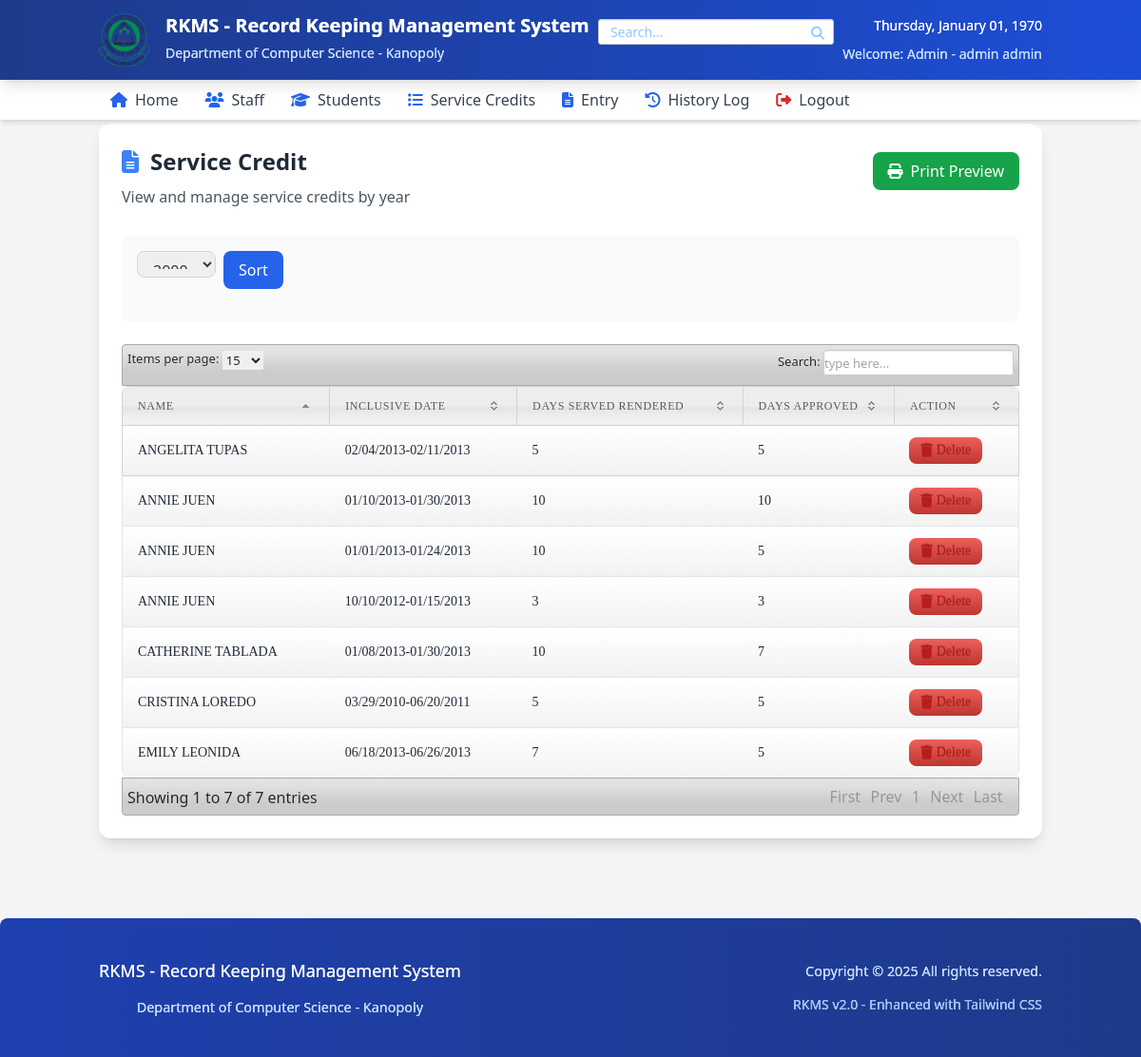
Before: /tailwind_sort_leave.php (signed in) with the older database file.
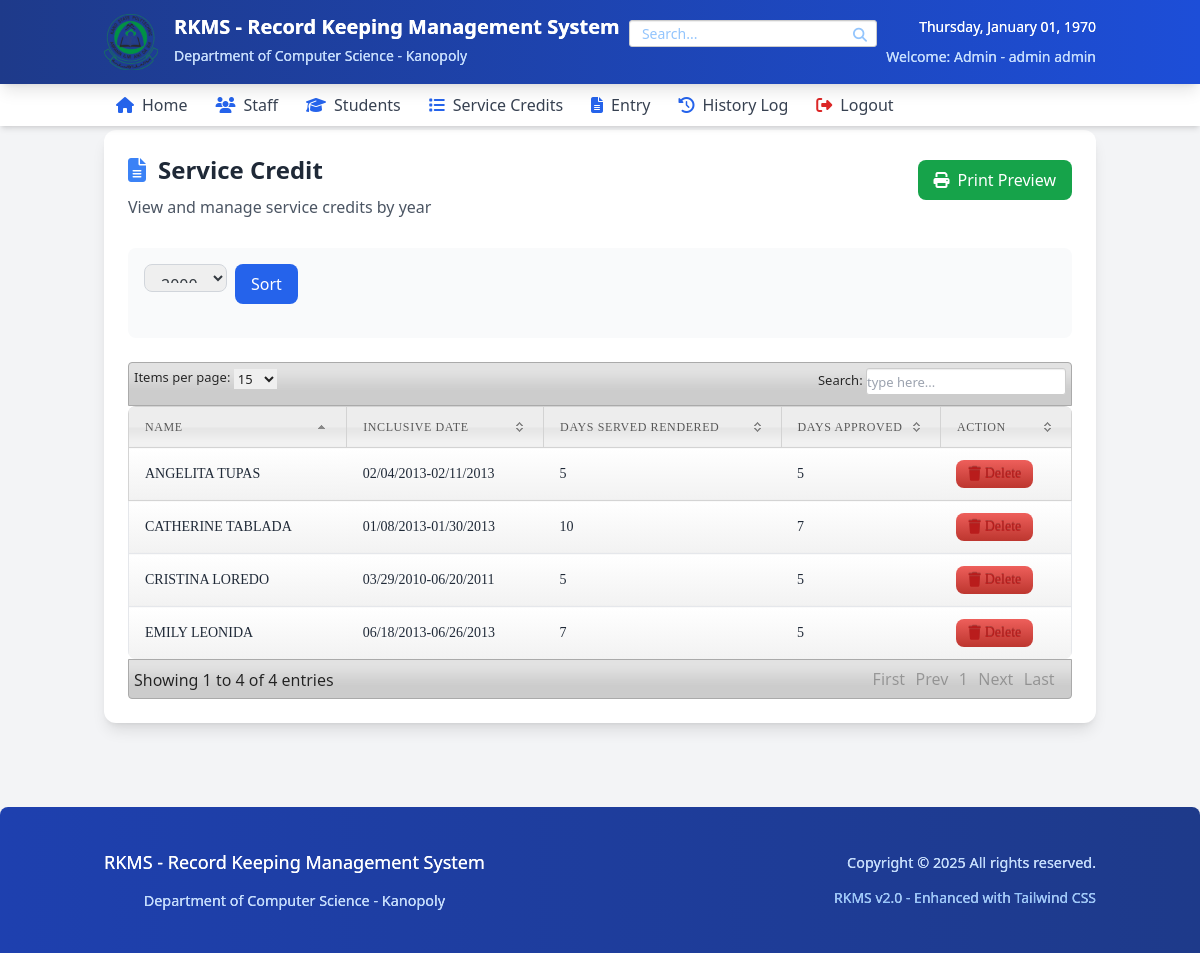
After: the same page with the newer database file.
### tables this page shows
CREATE TABLE `leave_record` (
  `leave_id` int(11) NOT NULL,
  `employeeID` int(11) NOT NULL,
  `No_of_Days` int(5) NOT NULL,
  `No_of_Days_approved` int(5) NOT NULL,
  `from_date` varchar(100) NOT NULL,
  `to_date` varchar(100) NOT NULL
);

CREATE TABLE `employee` (
  `employeeID` int(11) NOT NULL,
  `Position` varchar(50) NOT NULL,
  `salary_grade` int(11) NOT NULL,
  `step` int(11) NOT NULL,
  `LastName` varchar(50) NOT NULL,
  `FirstName` varchar(50) NOT NULL,
  `MiddleName` varchar(50) NOT NULL,
  `Sex` varchar(10) NOT NULL,
  `Date_of_Birth` varchar(50) NOT NULL,
  `birth_place` varchar(100) NOT NULL,
  `tin` varchar(50) NOT NULL,
  `Eligibility` varchar(50) NOT NULL,
  `RemarkID` int(11) NOT NULL,
  `School` varchar(150) NOT NULL,
  `location` varchar(200) NOT NULL,
  `height` varchar(3) NOT NULL,
  `weight` varchar(5) NOT NULL,
  `civil_status` varchar(50) NOT NULL,
  `citizenship` varchar(50) NOT NULL,
  `blood_type` varchar(10) NOT NULL,
  `gsis` varchar(100) NOT NULL,
  `pag_ibig` varchar(100) NOT NULL,
  `PHILHEALTH` varchar(100) NOT NULL,
  `SSS` varchar(100) NOT NULL,
  `Authorized_Salary` varchar(100) NOT NULL,
  `Actual_Salary` varchar(100) NOT NULL,
  `Status` varchar(50) NOT NULL,
  `Civil_Service_Eligibility` varchar(100) NOT NULL,
  `Remarks` varchar(100) NOT NULL,
  `Residential_Address` varchar(100) NOT NULL,
  `ZIP_CODE1` varchar(20) NOT NULL,
  `Telephone_NO` varchar(20) NOT NULL,
  `Permanent_Address` varchar(100) NOT NULL,
  `ZIP_CODE2` varchar(20) NOT NULL,
  `Email_Address` varchar(100) NOT NULL,
  `Cellphone_NO` varchar(15) NOT NULL,
  `Agency_Employee_NO` varchar(20) NOT NULL,
  `Item_Number` varchar(50) NOT NULL,
  `Area_Code` varchar(50) NOT NULL,
  `Area_Type` varchar(50) NOT NULL,
  `ATTRIBUTION` varchar(50) NOT NULL,
  `Employee_No` varchar(50) NOT NULL,
  `qualification` varchar(100) NOT NULL,
  `Classification` varchar(100) NOT NULL,
  `District` varchar(100) NOT NULL
);

### tailwind_sort_leave.php (the view, shortened to what the changed rows need)
<?php
include('dbcon.php');
include('tailwind_header.php');
?>
<body class="bg-gray-100 m-0 p-0">
    <?php include('tailwind_nav.php'); ?>
    <div class="container mx-auto px-4 py-1">
        <div class="bg-white rounded-xl shadow-lg p-6 mb-8">
            <div class="flex flex-col md:flex-row md:items-center md:justify-between mb-6">
                <div>
                    <h1 class="text-2xl font-bold text-gray-800 flex items-center">
                        <i class="fas fa-file-alt text-blue-500 mr-3"></i> Service Credit
                    </h1>
                </div>
                <div class="mt-4 md:mt-0">
                </div>
            </div>
            <div class="flex flex-col md:flex-row md:items-center gap-4 mb-6 p-4 bg-gray-50 rounded-lg">
                <form method="POST" class="flex flex-col md:flex-row gap-2">
                </form>
            </div>
            <div class="overflow-x-auto">
                <table class="min-w-full bg-white rounded-lg overflow-hidden" id="log">
                    <thead class="bg-gray-100">
                        <tr>
                            <th class="py-3 px-4 text-left text-xs font-medium text-gray-500 uppercase tracking-wider">Name</th>
                            <th class="py-3 px-4 text-left text-xs font-medium text-gray-500 uppercase tracking-wider">Inclusive Date</th>
                            <th class="py-3 px-4 text-left text-xs font-medium text-gray-500 uppercase tracking-wider">Days Served Rendered</th>
                            <th class="py-3 px-4 text-left text-xs font-medium text-gray-500 uppercase tracking-wider">Days Approved</th>
                            <th class="py-3 px-4 text-left text-xs font-medium text-gray-500 uppercase tracking-wider">Action</th>
                        </tr>
                    </thead>
                    <tbody class="divide-y divide-gray-200">
                        <?php
                        if (isset($_POST['ok'])) {
                            $sort = $_POST['sort'];
                        ?>
                        <?php
                        $emp_query = mysqli_query($conn,"select * from leave_record where from_date like '%$sort%'");
                        while($row = mysqli_fetch_array($emp_query)){
                            $id = $row['leave_id'];
                            $emp = $row['employeeID'];
                        ?>
                        <tr class="hover:bg-gray-50 del<?php echo $id ?>">
                            <?php
                                $result = mysqli_query($conn,"select * from employee where employeeID='$emp'") or die(mysqli_error());
                                $row_emp = mysqli_fetch_array($result);
                            ?>
                            <td class="py-3 px-4 text-sm text-gray-800"><?php echo $row_emp['FirstName']." ".$row_emp['LastName']; ?></td>
                            <td class="py-3 px-4 text-sm text-gray-800"><?php echo $row['from_date']."-".$row['to_date']; ?></td>
                            <td class="py-3 px-4 text-sm text-gray-800"><?php echo $row['No_of_Days']; ?></td>
                            <td class="py-3 px-4 text-sm text-gray-800"><?php echo $row['No_of_Days_approved']; ?></td>
                            <td class="py-3 px-4 text-sm">
                                <button
                                    class="btn-danger1 inline-flex items-center px-3 py-1 bg-red-100 text-red-700 rounded-lg hover:bg-red-200 transition-colors duration-200"
                                    id="<?php echo $id; ?>"
                                >
                                    <i class="fas fa-trash mr-1"></i> Delete
                                </button>
                            </td>
                        </tr>
                        <?php
                        }
                        } else {
                            $emp_query = mysqli_query($conn,"select * from leave_record");
                            while($row = mysqli_fetch_array($emp_query)){
                                $id = $row['leave_id'];
                                $emp = $row['employeeID'];
                            ?>
                            <tr class="hover:bg-gray-50 del<?php echo $id ?>">
                                <?php
                                    $result = mysqli_query($conn,"select * from employee where employeeID='$emp'") or die(mysqli_error());
                                    $row_emp = mysqli_fetch_array($result);
                                ?>
                                <td class="py-3 px-4 text-sm text-gray-800"><?php echo $row_emp['FirstName']." ".$row_emp['LastName']; ?></td>
                                <td class="py-3 px-4 text-sm text-gray-800"><?php echo $row['from_date']."-".$row['to_date']; ?></td>
                                <td class="py-3 px-4 text-sm text-gray-800"><?php echo $row['No_of_Days']; ?></td>
                                <td class="py-3 px-4 text-sm text-gray-800"><?php echo $row['No_of_Days_approved']; ?></td>
                                <td class="py-3 px-4 text-sm">
                                    <button
                                        class="btn-danger1 inline-flex items-center px-3 py-1 bg-red-100 text-red-700 rounded-lg hover:bg-red-200 transition-colors duration-200"
                                        id="<?php echo $id; ?>"
                                    >
                                        <i class="fas fa-trash mr-1"></i> Delete
                                    </button>
                                </td>
                            </tr>
                            <?php
                            }
                        }
                        ?>
                    </tbody>
                </table>
            </div>
        </div>
    </div>
</body>
</html>

Changed rows visible on the page:
removed leave_record: employeeID.FirstName "ANNIE", employeeID.LastName "JUEN", from_date "01/10/2013", to_date "01/30/2013", No_of_Days "10", No_of_Days_approved "10"
removed leave_record: employeeID.FirstName "ANNIE", employeeID.LastName "JUEN", from_date "01/01/2013", to_date "01/24/2013", No_of_Days "10", No_of_Days_approved "5"
removed leave_record: employeeID.FirstName "ANNIE", employeeID.LastName "JUEN", from_date "10/10/2012", to_date "01/15/2013", No_of_Days "3", No_of_Days_approved "3"
Other visible differences:
text written by a page script: "Items per page: Search: Showing 1 to 7 of 7 entries First Prev 1 Next Last" → "Items per page: Search: Showing 1 to 4 of 4 entries First Prev 1 Next Last"
